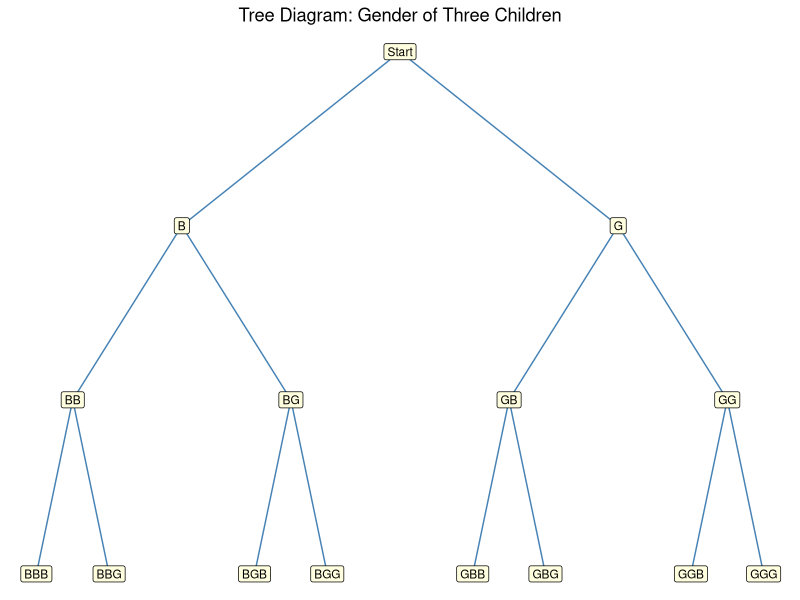
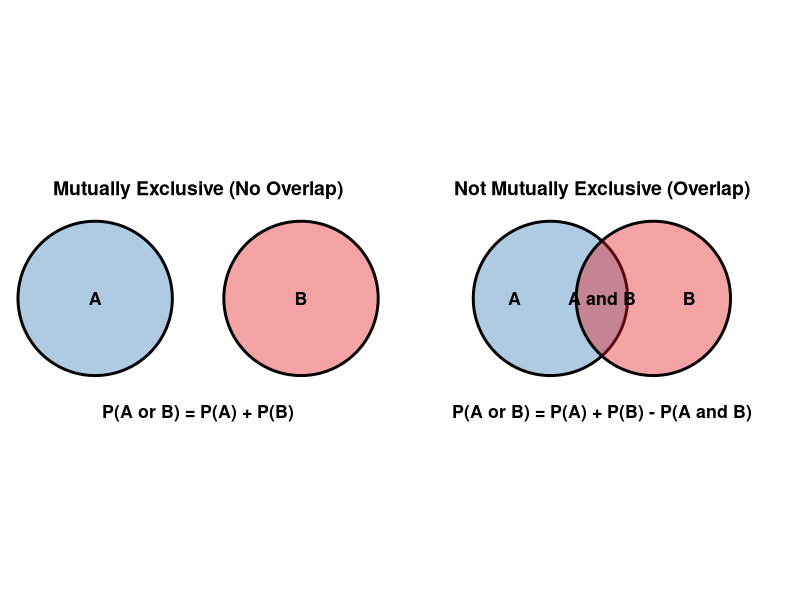

Source code (R) for these figures, in order:
## ---- chunk 1
library(tidyverse)
## ---- chunk 2
# Generate sample space for two dice
die1 <- 1:6
die2 <- 1:6
sample_space <- expand.grid(Die1 = die1, Die2 = die2)
sample_space$Sum <- sample_space$Die1 + sample_space$Die2

cat("Total outcomes:", nrow(sample_space), "\n")

# Display as grid
ss_matrix <- matrix(paste0("(", rep(1:6, each=6), ",", rep(1:6, 6), ")"),
                    nrow = 6, ncol = 6, byrow = TRUE)
rownames(ss_matrix) <- paste("Die1 =", 1:6)
colnames(ss_matrix) <- paste("Die2 =", 1:6)
knitr::kable(ss_matrix, caption = "Sample space for two dice (36 outcomes)")
## ---- chunk 3
suits <- c("Hearts", "Diamonds", "Clubs", "Spades")
ranks <- c("A","2","3","4","5","6","7","8","9","10","J","Q","K")
deck <- expand.grid(Rank = ranks, Suit = suits)
deck$Card <- paste(deck$Rank, deck$Suit)
cat("Total cards in sample space:", nrow(deck), "\n\n")
cat("First 8 cards shown:\n")
print(deck$Card[1:8])
## ---- chunk 4
genders <- c("B", "G")
ss <- expand.grid(Child1 = genders, Child2 = genders, Child3 = genders)
ss$Outcome <- paste0(ss$Child1, ss$Child2, ss$Child3)
cat("Sample space (", nrow(ss), "outcomes ):\n")
print(ss$Outcome)
## ---- chunk 5
library(ggplot2)

# Manually specify tree structure for 3 children
nodes <- data.frame(
  label = c("Start",
            "B","G",
            "BB","BG","GB","GG",
            "BBB","BBG","BGB","BGG","GBB","GBG","GGB","GGG"),
  x = c(0,
        -3, 3,
        -4.5,-1.5,1.5,4.5,
        -5,-4,-2,-1,1,2,4,5),
  y = c(4,
        3,3,
        2,2,2,2,
        1,1,1,1,1,1,1,1)
)
## ---- chunk 6
edges <- data.frame(
  x1=c(0,0,-3,-3,3,3,-4.5,-4.5,-1.5,-1.5,1.5,1.5,4.5,4.5),
  y1=c(4,4,3,3,3,3,2,2,2,2,2,2,2,2),
  x2=c(-3,3,-4.5,-1.5,1.5,4.5,-5,-4,-2,-1,1,2,4,5),
  y2=c(3,3,2,2,2,2,1,1,1,1,1,1,1,1)
)

dia <- ggplot() +
  geom_segment(data=edges, aes(x=x1,y=y1,xend=x2,yend=y2), color="steelblue") +
  geom_label(data=nodes, aes(x=x, y=y, label=label), size=3, fill="lightyellow") +
  theme_void() +
  labs(title="Tree Diagram: Gender of Three Children") +
  theme(plot.title = element_text(hjust=0.5))
## ---- chunk 7
dia
## ---- chunk 8
# Two black 10s: 10 of Clubs and 10 of Spades
n_event <- 2   # black 10s
n_sample <- 52 # total cards
prob <- n_event / n_sample
cat("P(black 10) =", n_event, "/", n_sample, "=", round(prob, 4), "=", "1/26\n")
## ---- chunk 9
genders <- c("B","G")
ss <- expand.grid(C1=genders, C2=genders, C3=genders)
ss$Outcome <- paste0(ss$C1, ss$C2, ss$C3)
ss$TwoGirls <- rowSums(ss[,1:3] == "G") == 2

cat("Sample space:", paste(ss$Outcome, collapse=", "), "\n")
cat("Outcomes with exactly 2 girls:", paste(ss$Outcome[ss$TwoGirls], collapse=", "), "\n")
cat("P(exactly 2 girls) =", sum(ss$TwoGirls), "/", nrow(ss), "=",
    round(mean(ss$TwoGirls), 4), "\n")
## ---- chunk 10
suits <- c("Hearts","Diamonds","Clubs","Spades")
ranks <- c("A","2","3","4","5","6","7","8","9","10","J","Q","K")
deck <- expand.grid(Rank=ranks, Suit=suits)

p_jack <- sum(deck$Rank=="J") / 52
p_6clubs <- sum(deck$Rank=="6" & deck$Suit=="Clubs") / 52
p_3_or_diamond <- sum(deck$Rank=="3" | deck$Suit=="Diamonds") / 52
p_3_or_6 <- sum(deck$Rank=="3" | deck$Rank=="6") / 52

cat("(a) P(jack)          =", p_jack, "= 4/52 = 1/13\n")
cat("(b) P(6 of clubs)    =", p_6clubs, "= 1/52\n")
cat("(c) P(3 or diamond)  =", p_3_or_diamond, "= 16/52 = 4/13\n")
cat("(d) P(3 or 6)        =", p_3_or_6, "= 8/52 = 2/13\n")
## ---- chunk 11
months_31 <- c("Jan","Mar","May","Jul","Aug","Oct","Dec")
months_not_31 <- c("Feb","Apr","Jun","Sep","Nov")

cat("(a) Complement of getting a 4: {1, 2, 3, 5, 6}\n")
cat("(b) Complement of 31-day month: {", paste(months_not_31, collapse=", "), "}\n")
cat("(c) Complement of weekday: {Saturday, Sunday}\n")
## ---- chunk 12
p_industrial <- 1/5
p_not_industrial <- 1 - p_industrial
cat("P(industrialized) =", p_industrial, "\n")
cat("P(not industrialized) = 1 -", p_industrial, "=", p_not_industrial, "\n")
## ---- chunk 13
p_fly <- 3/25
p_not_fly <- 1 - p_fly
cat("P(fly) =", p_fly, "\n")
cat("P(not fly) = 1 -", p_fly, "=", p_not_fly, "=", 22, "/", 25, "\n")
## ---- chunk 14
blood <- data.frame(
  Type = c("O","A","B","AB"),
  Frequency = c(21,22,5,2)
)
blood$RelFreq <- blood$Frequency / sum(blood$Frequency)
knitr::kable(blood, digits=3, col.names=c("Blood Type","Frequency","Relative Frequency"),
             caption="Blood Type Distribution (n=50)")
## ---- chunk 15
p_O <- 21/50
p_B <- 5/50
cat("\nP(type O) =", p_O, "\n")
cat("P(type B) =", p_B, "\n")
cat("P(O or B) =", p_O + p_B, "\n")
## ---- chunk 16
hospital <- data.frame(Days=3:7, Freq=c(15,32,56,19,5))
hospital$P <- hospital$Freq / sum(hospital$Freq)
knitr::kable(hospital, digits=4, col.names=c("Days","Frequency","P(X)"),
             caption="Hospital Stay Distribution (n=127)")
cat("(a) P(exactly 4 days) =", round(32/127,4), "\n")
cat("(b) P(at most 4 days) =", round((15+32)/127,4), "\n")
cat("(c) P(at least 5 days)=", round((56+19+5)/127,4), "\n")
## ---- chunk 17
outcomes <- 1:6
odd <- outcomes[outcomes %% 2 != 0]
even <- outcomes[outcomes %% 2 == 0]
lt4 <- outcomes[outcomes < 4]
gt4 <- outcomes[outcomes > 4]

cat("(a) Odd:", odd, "| Even:", even, "| Overlap:", intersect(odd, even),
    "→ MUTUALLY EXCLUSIVE\n")
cat("(b) {3} vs Odd:", odd, "| Overlap:", intersect(3, odd),
    "→ NOT mutually exclusive\n")
cat("(c) Odd:", odd, "vs <4:", lt4, "| Overlap:", intersect(odd, lt4),
    "→ NOT mutually exclusive\n")
cat("(d) >4:", gt4, "vs <4:", lt4, "| Overlap:", intersect(gt4, lt4),
    "→ MUTUALLY EXCLUSIVE\n")
## ---- chunk 18
cat("(a) Getting a 7 AND a jack: cannot both be on one card → MUTUALLY EXCLUSIVE\n")
cat("(b) Getting a club AND a king: king of clubs exists → NOT mutually exclusive\n")
cat("(c) Face card AND ace: aces are not face cards → MUTUALLY EXCLUSIVE\n")
cat("(d) Face card AND spade: jack/queen/king of spades exist → NOT mutually exclusive\n")
## ---- chunk 19
shops <- data.frame(Brand = c("Starbucks","Caribou","Crazy Mocha"), Count=c(3,2,4))
total <- sum(shops$Count)
p_starbucks <- 3/total
p_crazy <- 4/total
p_or <- p_starbucks + p_crazy

cat("P(Starbucks or Crazy Mocha) = P(Starbucks) + P(Crazy Mocha)\n")
cat("                            =", p_starbucks, "+", p_crazy, "=", p_or, "= 7/9\n")
## ---- chunk 20
employees <- c("US Steel"=110, "Alcoa"=750, "Bayer"=250)
total <- sum(employees)
p <- employees / total
cat("Total employees:", total, "\n")
cat("P(US Steel or Alcoa) =", employees["US Steel"], "+", employees["Alcoa"],
    "/", total, "=", (employees["US Steel"]+employees["Alcoa"])/total, "\n")
cat("                     = 860/1110 = 86/111 ≈", round(860/1110,4), "\n")
## ---- chunk 21
p_saturday <- 1/7
p_sunday <- 1/7
p_weekend <- p_saturday + p_sunday
cat("P(Saturday or Sunday) = 1/7 + 1/7 =", p_weekend, "= 2/7\n")
## ---- chunk 22
suits <- c("Hearts","Diamonds","Clubs","Spades")
ranks <- c("A","2","3","4","5","6","7","8","9","10","J","Q","K")
deck <- expand.grid(Rank=ranks, Suit=suits)
deck$IsAce <- deck$Rank=="A"
deck$IsBlack <- deck$Suit %in% c("Clubs","Spades")
deck$IsAceOrBlack <- deck$IsAce | deck$IsBlack

cat("Aces:", sum(deck$IsAce), "| Black cards:", sum(deck$IsBlack),
    "| Black aces:", sum(deck$IsAce & deck$IsBlack), "\n")
cat("P(ace or black) = 4/52 + 26/52 - 2/52 =", (4+26-2)/52, "= 28/52 = 7/13\n")
## ---- chunk 23
staff <- data.frame(
  Staff = c("Nurses","Physicians","Total"),
  Female = c(7,3,10),
  Male = c(1,2,3),
  Total = c(8,5,13)
)
knitr::kable(staff, caption="Hospital Staff Composition")

cat("\nP(nurse or male) = P(nurse) + P(male) - P(male nurse)\n")
cat("                 = 8/13 + 3/13 - 1/13 =", (8+3-1)/13, "= 10/13\n")
## ---- chunk 24
p_int <- 0.32
p_acc <- 0.09
p_both <- 0.06
p_or <- p_int + p_acc - p_both
cat("P(intoxicated or accident) = P(intox) + P(acc) - P(both)\n")
cat("                           =", p_int, "+", p_acc, "-", p_both, "=", p_or, "\n")
## ---- chunk 25
library(ggplot2)

# Helper function to generate coordinates for a circle
get_circle_coords <- function(cx, cy, r, group, npoints = 100) {
  theta <- seq(0, 2 * pi, length.out = npoints)
  data.frame(
    x = cx + r * cos(theta),
    y = cy + r * sin(theta),
    group = group
  )
}

# 1. Generate data for Mutually Exclusive (No Overlap)
me_A <- get_circle_coords(cx = 2, cy = 5, r = 1.5, group = "A")
me_B <- get_circle_coords(cx = 6, cy = 5, r = 1.5, group = "B")
me_data <- rbind(me_A, me_B)
me_data$condition <- "Mutually Exclusive (No Overlap)"

# 2. Generate data for Not Mutually Exclusive (With Overlap)
nme_A <- get_circle_coords(cx = 3, cy = 5, r = 1.5, group = "A")
nme_B <- get_circle_coords(cx = 5, cy = 5, r = 1.5, group = "B")
nme_data <- rbind(nme_A, nme_B)
nme_data$condition <- "Not Mutually Exclusive (Overlap)"

# Combine datasets
venn_data <- rbind(me_data, nme_data)

# Create a data frame for text annotations 
labels_data <- data.frame(
  x = c(2, 6,                             
        2.3, 5.7, 4,                     
        4,                               
        4),                               
  y = c(5, 5, 
        5, 5, 5, 
        2.8,                              
        2.8),                             
  label = c("A", "B", 
            "A", "B", "A and B", 
            "P(A or B) = P(A) + P(B)",     
            "P(A or B) = P(A) + P(B) - P(A and B)"), 
  condition = c("Mutually Exclusive (No Overlap)", "Mutually Exclusive (No Overlap)",
                "Not Mutually Exclusive (Overlap)", "Not Mutually Exclusive (Overlap)",
                "Not Mutually Exclusive (Overlap)",
                "Mutually Exclusive (No Overlap)",  
                "Not Mutually Exclusive (Overlap)")
)

# Plot using ggplot2
ggplot(venn_data, aes(x = x, y = y, fill = group)) +
  geom_polygon(alpha = 0.4, color = "black", linewidth = 1) +
  geom_text(data = labels_data, aes(x = x, y = y, label = label), 
            inherit.aes = FALSE, size = 4.5, fontface = "bold") +
  facet_wrap(~condition) +
  scale_fill_manual(values = c("A" = "#377eb8", "B" = "#e41a1c")) +
  theme_void() +
  theme(
    strip.text = element_text(size = 14, face = "bold", margin = margin(b = 10)),
    legend.position = "none"
  ) +
  coord_fixed()
## ---- chunk 26
p_head <- 1/2
p_four <- 1/6
p_both <- p_head * p_four
cat("P(head and 4) = P(head) × P(4) =", p_head, "×", p_four, "=", p_both, "= 1/12\n")

# Verify with sample space
ss <- expand.grid(Coin=c("H","T"), Die=1:6)
cat("P from sample space:", sum(ss$Coin=="H" & ss$Die==4)/nrow(ss), "\n")
## ---- chunk 27
p_queen <- 4/52
p_ace <- 4/52
p_both <- p_queen * p_ace
cat("P(queen then ace) = P(queen) × P(ace) =", p_queen, "×", p_ace, "\n")
cat("                  =", p_both, "= 16/2704 = 1/169\n")
## ---- chunk 28
p_blue <- 2/10; p_white <- 5/10; p_red <- 3/10
cat("1. P(blue and blue)  =", p_blue, "×", p_blue, "=", p_blue^2, "= 4/100 = 1/25\n")
cat("2. P(blue and white) =", p_blue, "×", p_white, "=", p_blue*p_white, "= 1/10\n")
cat("3. P(red and blue)   =", p_red, "×", p_blue, "=", p_red*p_blue, "= 6/100 = 3/50\n")
## ---- chunk 29
p_stress <- 0.46
p_all3 <- p_stress^3
cat("P(S and S and S) = (0.46)³ =", round(p_all3, 4), "≈ 0.097\n")
## ---- chunk 30
p_cb <- 0.09
p_all3 <- p_cb^3
cat("P(all 3 color blind) = (0.09)³ =", p_all3, "≈ 0.0007\n")
## ---- chunk 31
total <- 5 + 16 + 32  # 53
p_c1 <- 16/53
p_c2_given_c1 <- 15/52  # not replaced
p_both <- p_c1 * p_c2_given_c1
cat("Total burglaries:", total, "\n")
cat("P(both in 2004) = 16/53 × 15/52 =", round(p_both,4), "= 60/689\n")
## ---- chunk 32
p_H <- 0.53
p_A_given_H <- 0.27
p_both <- p_H * p_A_given_H
cat("P(H and A) = P(H) × P(A|H) =", p_H, "×", p_A_given_H, "=", p_both, "\n")
## ---- chunk 33
cat("1. P(3 jacks)  = 4/52 × 3/51 × 2/50 =",
    round(4/52 * 3/51 * 2/50, 6), "= 1/5525\n")
cat("2. P(A,K,Q)    = 4/52 × 4/51 × 4/50 =",
    round(4/52 * 4/51 * 4/50, 6), "= 8/16575\n")
cat("3. P(C,S,H)    = 13/52 × 13/51 × 13/50 =",
    round(13/52 * 13/51 * 13/50, 6), "= 169/10200\n")
cat("4. P(3 clubs)  = 13/52 × 12/51 × 11/50 =",
    round(13/52 * 12/51 * 11/50, 6), "= 11/850\n")
## ---- chunk 34
# Using law of total probability
p_box1 <- 1/2; p_box2 <- 1/2
p_red_box1 <- 2/3; p_red_box2 <- 1/4

p_red <- p_box1 * p_red_box1 + p_box2 * p_red_box2
cat("P(red) = P(Box1)×P(R|B1) + P(Box2)×P(R|B2)\n")
cat("       =", p_box1, "×", p_red_box1, "+", p_box2, "×", p_red_box2, "\n")
cat("       =", p_box1*p_red_box1, "+", p_box2*p_red_box2, "=", p_red, "= 11/24\n")
## ---- chunk 35
p_B_and_W <- 15/56
p_B <- 3/8
p_W_given_B <- p_B_and_W / p_B
cat("P(W|B) = P(B and W) / P(B) =", p_B_and_W, "/", p_B, "=", p_W_given_B, "= 5/7\n")
## ---- chunk 36
p_N_and_T <- 0.06
p_N <- 0.20
p_T_given_N <- p_N_and_T / p_N
cat("P(T|N) = P(N and T)/P(N) =", p_N_and_T, "/", p_N, "=", p_T_given_N, "\n")
## ---- chunk 37
survey <- matrix(c(32,18,8,42), nrow=2,
                 dimnames=list(c("Male","Female"), c("Yes","No")))
total <- sum(survey)

p_yes_given_female <- survey["Female","Yes"] / sum(survey["Female",])
p_male_given_no <- survey["Male","No"] / sum(survey[,"No"])

cat("1. P(Yes | Female) =", survey["Female","Yes"], "/", sum(survey["Female",]),
    "=", round(p_yes_given_female,4), "= 4/25\n")
cat("2. P(Male | No)    =", survey["Male","No"], "/", sum(survey[,"No"]),
    "=", round(p_male_given_no,4), "= 3/10\n")
## ---- chunk 38
p_no_ace_one <- 48/52
p_no_ace_four <- p_no_ace_one^4
p_at_least_one_ace <- 1 - p_no_ace_four
cat("P(no ace in 4 draws) = (48/52)⁴ =", round(p_no_ace_four, 4), "\n")
cat("P(at least 1 ace)    = 1 -", round(p_no_ace_four,4), "=", round(p_at_least_one_ace,4), "\n")
## ---- chunk 39
p_all_heads <- (1/2)^5
p_at_least_one_tail <- 1 - p_all_heads
cat("P(all heads) = (1/2)⁵ =", p_all_heads, "= 1/32\n")
cat("P(at least 1 tail) = 1 - 1/32 =", p_at_least_one_tail, "= 31/32\n")
## ---- chunk 40
p_bow <- 0.03
p_not_bow <- 1 - p_bow
p_none <- p_not_bow^4
p_at_least_one <- 1 - p_none
cat("P(no bow ties) = (0.97)⁴ =", round(p_none,4), "\n")
cat("P(at least 1 bow tie) = 1 -", round(p_none,4), "=", round(p_at_least_one,4), "\n")
## ---- chunk 41
coin_outcomes <- 2
die_outcomes <- 6
total <- coin_outcomes * die_outcomes
cat("Total outcomes = 2 × 6 =", total, "\n")

# Show all outcomes
ss <- expand.grid(Coin=c("H","T"), Die=1:6)
ss$Outcome <- paste0(ss$Coin, ss$Die)
cat("Sample space:", paste(ss$Outcome, collapse=", "), "\n")
## ---- chunk 42
colors <- 7; types <- 2; textures <- 3; uses <- 2
total <- colors * types * textures * uses
cat("Total paints = 7 × 2 × 3 × 2 =", total, "\n")
## ---- chunk 43
blood_type <- 4; rh_factor <- 2; gender <- 2
total <- blood_type * rh_factor * gender
cat("Total labels = 4 × 2 × 2 =", total, "\n")
labels <- expand.grid(Type=c("A","B","AB","O"), Rh=c("+","-"), Gender=c("M","F"))
cat("Example labels:", paste(labels$Type[1:4], labels$Rh[1:4], labels$Gender[1:4], sep=""), "\n")
## ---- chunk 44
# With repetition
with_rep <- 6^4
cat("1. With repetition:    6 × 6 × 6 × 6 =", with_rep, "\n")

# Without repetition
without_rep <- 6 * 5 * 4 * 3
cat("2. Without repetition: 6 × 5 × 4 × 3 =", without_rep, "\n")
## ---- chunk 45
n <- 5
total <- factorial(n)
cat("5! = 5 × 4 × 3 × 2 × 1 =", total, "different rankings\n")
cat("Using permutation: ₅P₅ =", factorial(5)/factorial(5-5), "\n")
## ---- chunk 46
factorial(5) / factorial(5-5)
## ---- chunk 47
# Example 4-43
n <- 5; r <- 3
perm_5_3 <- factorial(n)/factorial(n-r)
cat("\nExample 4-43: ₅P₃ = 5!/(5-3)! = 5!/2! =", perm_5_3, "\n")

# Example 4-44: TV ads
n2 <- 7; r2 <- 3
perm_7_3 <- factorial(n2)/factorial(n2-r2)
cat("\nExample 4-44: ₇P₃ = 7!/(7-3)! =", perm_7_3, "ways to place 3 of 7 ads\n")
## ---- chunk 48
# Example 4-43
n <- 5; r <- 3
factorial(n) / factorial(n-r)

# Example 4-44: TV ads
n2 <- 7; r2 <- 3
factorial(n2) / factorial(n2-r2)
## ---- chunk 49
n <- 9; r <- 2
perm <- factorial(n)/factorial(n-r)
cat("₉P₂ = 9!/(9-2)! = 9!/7! =", perm, "different arrangements\n")
## ---- chunk 50
n <- 9; r <- 2
factorial(n) / factorial(n-r)
## ---- chunk 51
letters4 <- c("A","B","C","D")
# Permutations: order matters
perms <- expand.grid(First=letters4, Second=letters4)
perms <- perms[perms$First != perms$Second, ]
perms$Perm <- paste0(perms$First, perms$Second)
cat("Permutations (", nrow(perms), "):", paste(perms$Perm, collapse=", "), "\n\n")

# Combinations: order doesn't matter
combos <- t(combn(letters4, 2))
combo_strings <- paste0(combos[,1], combos[,2])
cat("Combinations (", length(combo_strings), "):", paste(combo_strings, collapse=", "), "\n")
## ---- chunk 52
n <- 4; r <- 2
factorial(n) / factorial(n-r)
## ---- chunk 53
n <- 4; r <- 2
factorial(n) / factorial(n-r) / factorial(r)
## ---- chunk 54
cat("Example 4-47:\n")
cat("₄C₂ = 4!/(4-2)!2! = 4!/(2!2!) =", choose(4,2), "\n\n")

cat("Example 4-48: A newspaper editor has 8 books; selects 3 to review.\n")
cat("₈C₃ = 8!/(8-3)!3! = 8!/(5!3!) =", choose(8,3), "\n")
## ---- chunk 55
# Example 4-47
choose(4,2)

# Example 4-48
choose(8,3)
## ---- chunk 56
women_choices <- choose(7, 3)
men_choices <- choose(5, 2)
total <- women_choices * men_choices

cat("Choose 3 women from 7: ₇C₃ =", women_choices, "\n")
cat("Choose 2 men from 5:   ₅C₂ =", men_choices, "\n")
cat("Total = ₇C₃ × ₅C₂ =", women_choices, "×", men_choices, "=", total, "\n")
## ---- chunk 57
choose(7, 3)*choose(5, 2)
## ---- chunk 58
summary_table <- data.frame(
  Rule = c("Fundamental Counting","Permutation","Combination"),
  `When to Use` = c("Sequence of independent choices",
                    "Arrangement, order matters",
                    "Selection, order does NOT matter"),
  Formula = c("k₁ × k₂ × ··· × kₙ",
              "ₙPᵣ = n!/(n-r)!",
              "ₙCᵣ = n!/[(n-r)!r!]")
)
knitr::kable(summary_table, caption="Summary of Counting Rules")
## ---- chunk 59
# Total ways to draw 5 cards from 52
total_5card <- choose(52, 5)
cat("Total 5-card hands: C(52,5) =", total_5card, "\n")

# Ways to get 4 aces: C(4,4) × C(48,1) = 1 × 48
ways_4aces <- choose(4,4) * choose(48,1)
cat("Ways to get 4 aces: C(4,4) × C(48,1) =", ways_4aces, "\n")

p_4aces <- ways_4aces / total_5card
cat("P(4 aces) =", ways_4aces, "/", total_5card, "=", round(p_4aces, 6), "= 1/54145\n")
## ---- chunk 60
choose(4, 4)*choose(48, 1)/choose(52, 5)
## ---- chunk 61
total_4 <- choose(24, 4)
cat("Total ways to select 4 from 24: C(24,4) =", total_4, "\n\n")

# 1. Exactly 2 defective: C(4,2) × C(20,2)
a <- choose(4,2) * choose(20,2)
cat("(a) P(exactly 2 defective) = C(4,2)×C(20,2)/C(24,4) =",
    a, "/", total_4, "=", round(a/total_4, 4), "\n")

# 2. No defective: C(20,4)
b <- choose(20,4)
cat("(b) P(none defective)      = C(20,4)/C(24,4) =",
    b, "/", total_4, "=", round(b/total_4, 4), "\n")
## ---- chunk 62
# 3. All defective: C(4,4)=1
c_val <- choose(4,4)
cat("(c) P(all defective)       =", c_val, "/", total_4, "=", round(c_val/total_4, 8), "\n")

# 4. At least 1 defective
d_val <- 1 - b/total_4
cat("(d) P(at least 1 defective)= 1 -", round(b/total_4,4), "=", round(d_val,4), "\n")
## ---- chunk 63
den <- choose(24,4)
choose(4,2) * choose(20,2) / den
choose(20,4) / den
choose(4,4) / den
1 - choose(20,4) / den
## ---- chunk 64
# One TV Graphic and one Newstime
ways_event <- choose(6,1) * choose(8,1)
ways_total <- choose(14,2)

cat("Ways to select 1 of each: C(6,1) × C(8,1) =", ways_event, "\n")
cat("Total ways to select 2 from 14: C(14,2) =", ways_total, "\n")
cat("P(one of each) =", ways_event, "/", ways_total, "=", round(ways_event/ways_total, 4), "= 48/91\n")
## ---- chunk 65
choose(6,1) * choose(8,1) / choose(14,2)
## ---- chunk 66
# Total ordered combinations with repetition: 26^3
total <- 26^3
p_ABC <- 1 / total
cat("Total 3-letter combinations (with repetition): 26³ =", total, "\n")
cat("P(ABC in order) = 1/", total, "=", round(p_ABC, 8), "\n")
## ---- chunk 67
1 / 26^3
## ---- chunk 68
# Total ways: 8 men × 8 women = 64 ways
total_ways <- 8 * 8
# Favorable: 8 married couples
favorable <- 8
p_married <- favorable / total_ways
cat("Total ways to select 1 man and 1 woman:", total_ways, "\n")
cat("Favorable outcomes (married couples):", favorable, "\n")
cat("P(married couple) =", favorable, "/", total_ways, "=", p_married, "= 1/8\n")
## ---- chunk 69
8 / (8 * 8)
## ---- chunk 70
poker <- data.frame(
  Hand = c("Straight flush","Four of a kind","Full house","Flush",
           "Straight","Three of a kind","Two pairs","One pair","Less than one pair"),
  Ways = c(40,624,3744,5108,10200,54912,123552,1098240,1302540),
  Probability = c(0.000015,0.000240,0.001441,0.001965,0.003925,
                  0.021129,0.047539,0.422569,0.501177)
)
knitr::kable(poker, caption="5-Card Poker Hand Probabilities", digits=6)
